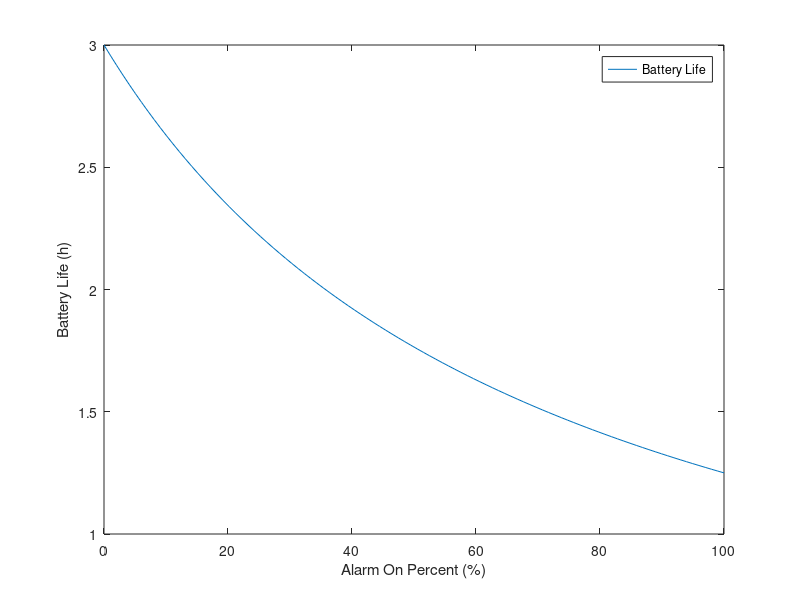

This chart was generated by the following MATLAB code:
%% Initilization

close all;
clc;

%% Variable Decleration

numberOfDataPoints = 100;         % Number of points in each test, 2 points is enough for linear relationships

% ----------------- POWER USAGE -----------------

batteryAh = 0.150;

idleCurrent = 0.050;
alarmCurrent = 0.120;

% ----------------- TURBINE EFFICIENCY -----------------

minAlarmOnPercent = 0;
maxAlarmOnPercent = 100;

alarmOnPercent = linspace(minAlarmOnPercent, maxAlarmOnPercent, numberOfDataPoints);

%% Calculations

for i = 1:length(alarmOnPercent)
    currentDraw(i) = alarmCurrent .* (alarmOnPercent(i) ./ 100) + idleCurrent .* (1 - ( (alarmOnPercent(i) ./ 100) ));
    batteryLife(i) = batteryAh ./ currentDraw(i);
    %fprintf('Alarm on percent: %0.1f, Power usage: %0.1f\n', alarmOnPercent(i), powerUsage(i));
end

%% Output

plot(alarmOnPercent, batteryLife, 'DisplayName', 'Battery Life');

xlabel('Alarm On Percent (%)');
ylabel('Battery Life (h)');
%title('Alarm On Percent vs. Battery Life');
legendHandle = legend(gca,'show');
set(legendHandle, 'Location', 'northeast');

fprintf('Max. battery life (0%% Alarm): %0.1fh (Current draw: %0.1fmA)\n', batteryLife(1), currentDraw(1) * 1000);
fprintf('Mid. battery life (50%% Alarm): %0.1fh (Current draw: %0.1fmA)\n', batteryLife(numberOfDataPoints/2), currentDraw(numberOfDataPoints/2) * 1000);
fprintf('Min. battery life (100%% Alarm): %0.1fh (Current draw: %0.1fmA)\n', batteryLife(numberOfDataPoints), currentDraw(numberOfDataPoints) * 1000);